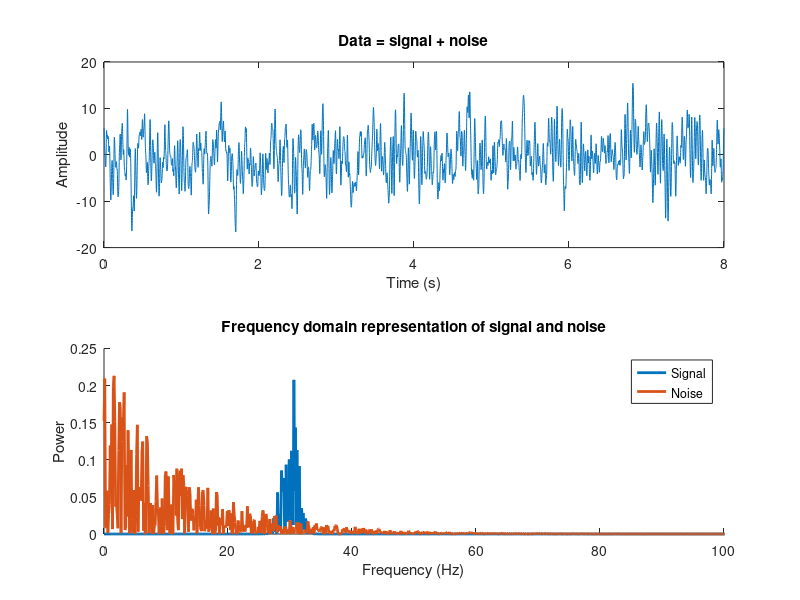
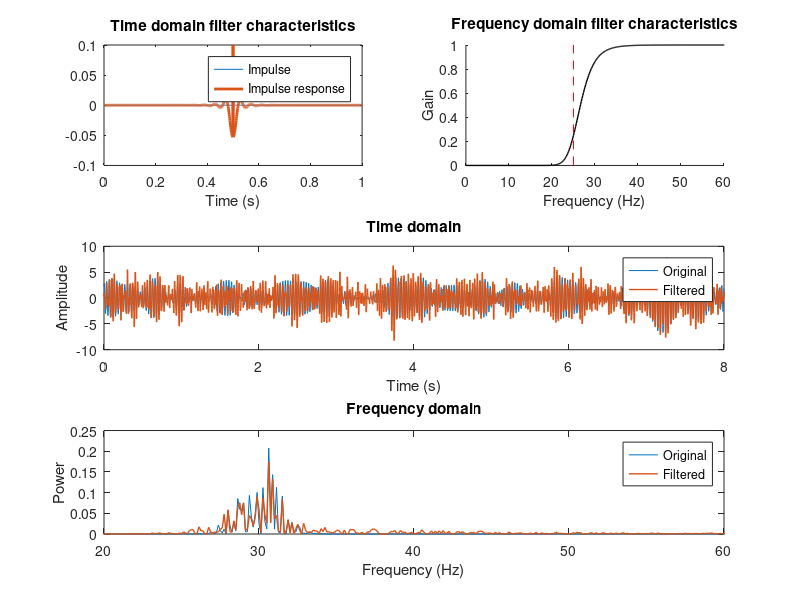

Here is the MATLAB script that generated these plots, in order:
%%
% Author: Jibreal Khan
% Program: Designing a High pass filter
%
%%

% generate 1/f noise
N  = 8000;
fs = 1000;
as = rand(1,N) .* exp(-(0:N-1)/200);
fc = as .* exp(1i*2*pi*rand(size(as)));
noise = real(ifft(fc)) * N;



%%% create frequency-domain Gaussian
hz = linspace(0,fs,N);
s  = 4*(2*pi-1)/(4*pi); % normalized width
x  = hz-30;             % shifted frequencies
fg = exp(-.5*(x/s).^2); % gaussian

fc = rand(1,N) .* exp(1i*2*pi*rand(1,N));
fc = fc .* fg;

% generate signal from Fourier coefficients, and add noise
signal = real( ifft(fc) )*N;
data = signal + noise;
time = (0:N-1)/fs;



%%% plot the data
figure(1), clf
subplot(211)
plot(time,data)
xlabel('Time (s)'), ylabel('Amplitude')
title('Data = signal + noise')


subplot(212), hold on
plot(hz,abs(fft(signal)/N).^2,'linew',2);
plot(hz,abs(fft(noise)/N).^2,'linew',2);
legend({'Signal';'Noise'})
set(gca,'xlim',[0 100])
title('Frequency domain representation of signal and noise')
xlabel('Frequency (Hz)'), ylabel('Power')

%% now for high-pass filter

% specify filter cutoff (in Hz)
filtcut = 25;

% generate filter coefficients (Butterworth)
[filtb,filta] = butter(7,filtcut/(fs/2),'high');

% test impulse response function (IRF)
impulse  = [ zeros(1,500) 1 zeros(1,500) ];
fimpulse = filtfilt(filtb,filta,impulse);
imptime  = (0:length(impulse)-1)/fs;


% plot impulse and IRF
figure(2), clf
subplot(321)
plot(imptime,impulse, imptime,fimpulse./max(fimpulse),'linew',2)
xlabel('Time (s)')
set(gca,'ylim',[-.1 .1])
legend({'Impulse';'Impulse response'})
title('Time domain filter characteristics')


% plot spectrum of IRF
subplot(322), hold on
hz = linspace(0,fs/2,3000);
imppow = abs(fft(fimpulse,2*length(hz))).^2;
plot(hz,imppow(1:length(hz)),'k','linew',1)
plot([1 1]*filtcut,get(gca,'ylim'),'r--')
set(gca,'xlim',[0 60],'ylim',[0 1])
xlabel('Frequency (Hz)'), ylabel('Gain')
title('Frequency domain filter characteristics')


% now filter the data and compare against the original
subplot(312)
fdata = filtfilt(filtb,filta,data);
plot(time,signal, time,fdata,'linew',1)
legend({'Original';'Filtered'})
xlabel('Time (s)'), ylabel('Amplitude')
title('Time domain')



%%% power spectra of original and filtered signal
signalX = abs(fft(signal)/N).^2;
fdataX  = abs(fft(fdata)/N).^2;
hz = linspace(0,fs,N);

subplot(313)
plot(hz,signalX(1:length(hz)), hz,fdataX(1:length(hz)),'linew',1);
set(gca,'xlim',[20 60])
legend({'Original';'Filtered'})
xlabel('Frequency (Hz)'), ylabel('Power')
title('Frequency domain')

%% done.
